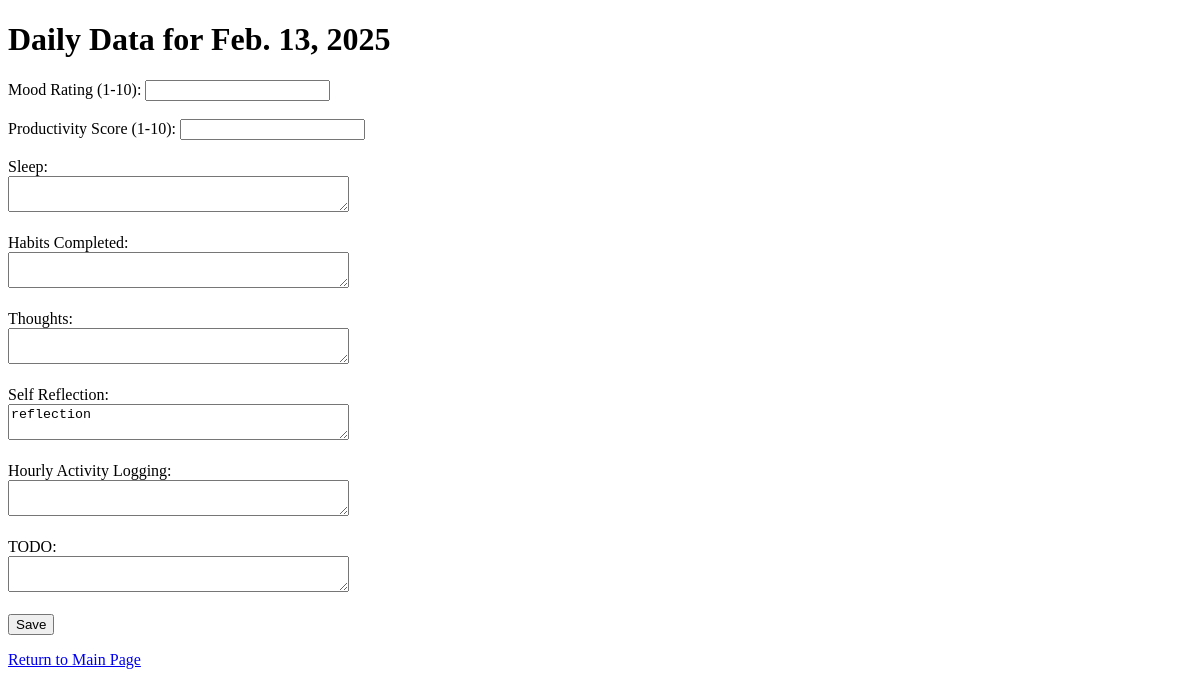
/day/2025/2/13/ (signed in), run on an earlier commit of the app's database.
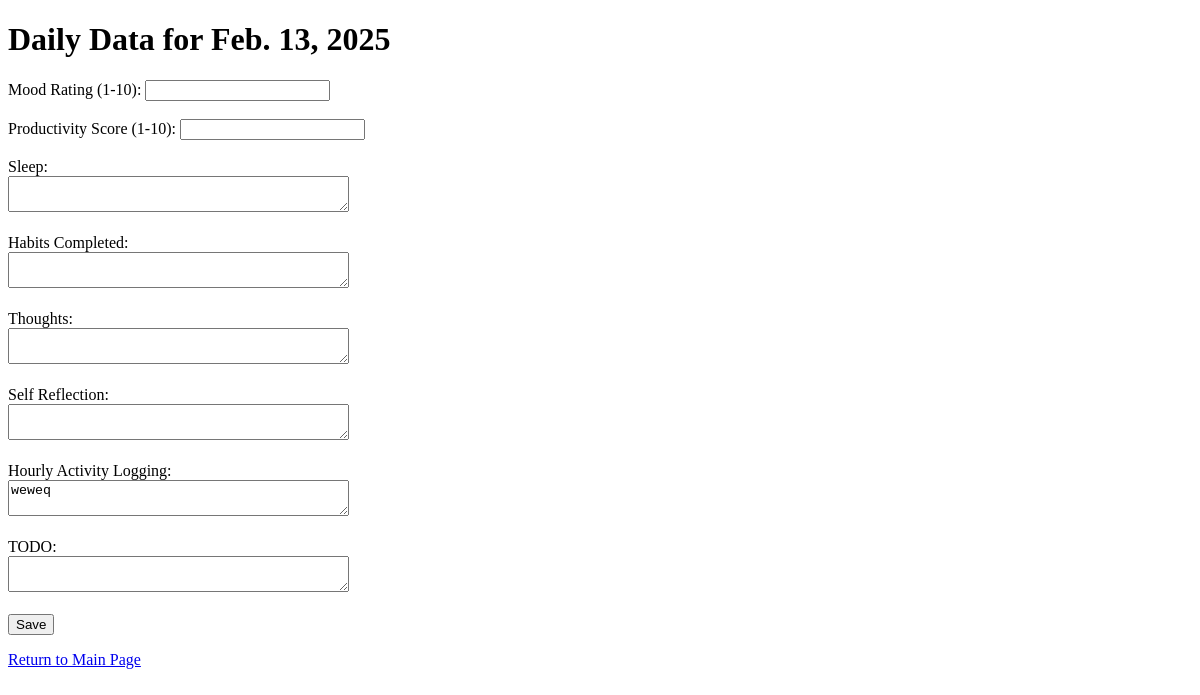
And on a later commit of the database.
### mainpage/models.py (models this page shows, shortened)
class DailyData(models.Model):
    user_id = models.IntegerField()
    date = models.DateField()
    mood_rating = models.IntegerField(null=True, blank=True)
    productivity_score = models.IntegerField(null=True, blank=True)
    sleep = models.TextField(null=True, blank=True)               # Was sleep_info
    habits_completed = models.TextField(null=True, blank=True)    # Was habits
    thoughts = models.TextField(null=True, blank=True)            # Unchanged
    self_reflection = models.TextField(null=True, blank=True)     # New field
    hourly_activity_logging = models.TextField(null=True, blank=True)  # Was hourly_activity
    todo = models.TextField(null=True, blank=True)                # New field
    class Meta:
        unique_together = ("user_id", "date")  # Ensure only one record per user per date

### mainpage/views.py (the view, shortened to what this page needs)
# urls.py: path('day/<int:year>/<int:month>/<int:day>/', day_view, name='day_view'),
@login_required
def day_view(request, year, month, day):
    current_date = date(year, month, day)
    today = date.today()
    if current_date > today:
        messages.error(request, "You cannot create or edit logs for future dates.")
        return redirect('main_page')
    daily_obj, _ = DailyData.objects.get_or_create(
        user_id=request.user.id,
        date=current_date
    )
    context = {
        "daily_obj": daily_obj,
        "date": current_date,
    }
    return render(request, 'mainpage/day.html', context)

### mainpage/templates/mainpage/day.html (shortened to what this page needs)
<!DOCTYPE html>
<html>
<head>
</head>
<body>
  <h1>Daily Data for {{ date }}</h1>
  <form method="POST">
    <label for="mood_rating">Mood Rating (1-10):</label>
    <input type="number" name="mood_rating" id="mood_rating"
           value="{{ daily_obj.mood_rating|default_if_none:'' }}" />
    <br/><br/>
    <label for="productivity_score">Productivity Score (1-10):</label>
    <input type="number" name="productivity_score" id="productivity_score"
           value="{{ daily_obj.productivity_score|default_if_none:'' }}" />
    <br/><br/>
    <label for="sleep">Sleep:</label><br/>
    <textarea name="sleep" id="sleep" rows="2" cols="40">{{ daily_obj.sleep|default_if_none:'' }}</textarea>
    <br/><br/>
    <label for="habits_completed">Habits Completed:</label><br/>
    <textarea name="habits_completed" id="habits_completed" rows="2" cols="40">{{ daily_obj.habits_completed|default_if_none:'' }}</textarea>
    <br/><br/>
    <label for="thoughts">Thoughts:</label><br/>
    <textarea name="thoughts" id="thoughts" rows="2" cols="40">{{ daily_obj.thoughts|default_if_none:'' }}</textarea>
    <br/><br/>
    <label for="self_reflection">Self Reflection:</label><br/>
    <textarea name="self_reflection" id="self_reflection" rows="2" cols="40">{{ daily_obj.self_reflection|default_if_none:'' }}</textarea>
    <br/><br/>
    <label for="hourly_activity_logging">Hourly Activity Logging:</label><br/>
    <textarea name="hourly_activity_logging" id="hourly_activity_logging" rows="2" cols="40">{{ daily_obj.hourly_activity_logging|default_if_none:'' }}</textarea>
    <br/><br/>
    <label for="todo">TODO:</label><br/>
    <textarea name="todo" id="todo" rows="2" cols="40">{{ daily_obj.todo|default_if_none:'' }}</textarea>
    <br/><br/>
    <button type="submit">Save</button>
  </form>
  <p><a href="{% url 'main_page' %}">Return to Main Page</a></p>
</body>
</html>

What changed in the data, as far as the page shows it:
removed DailyData: self_reflection "reflection"
added DailyData: hourly_activity_logging "weweq"
